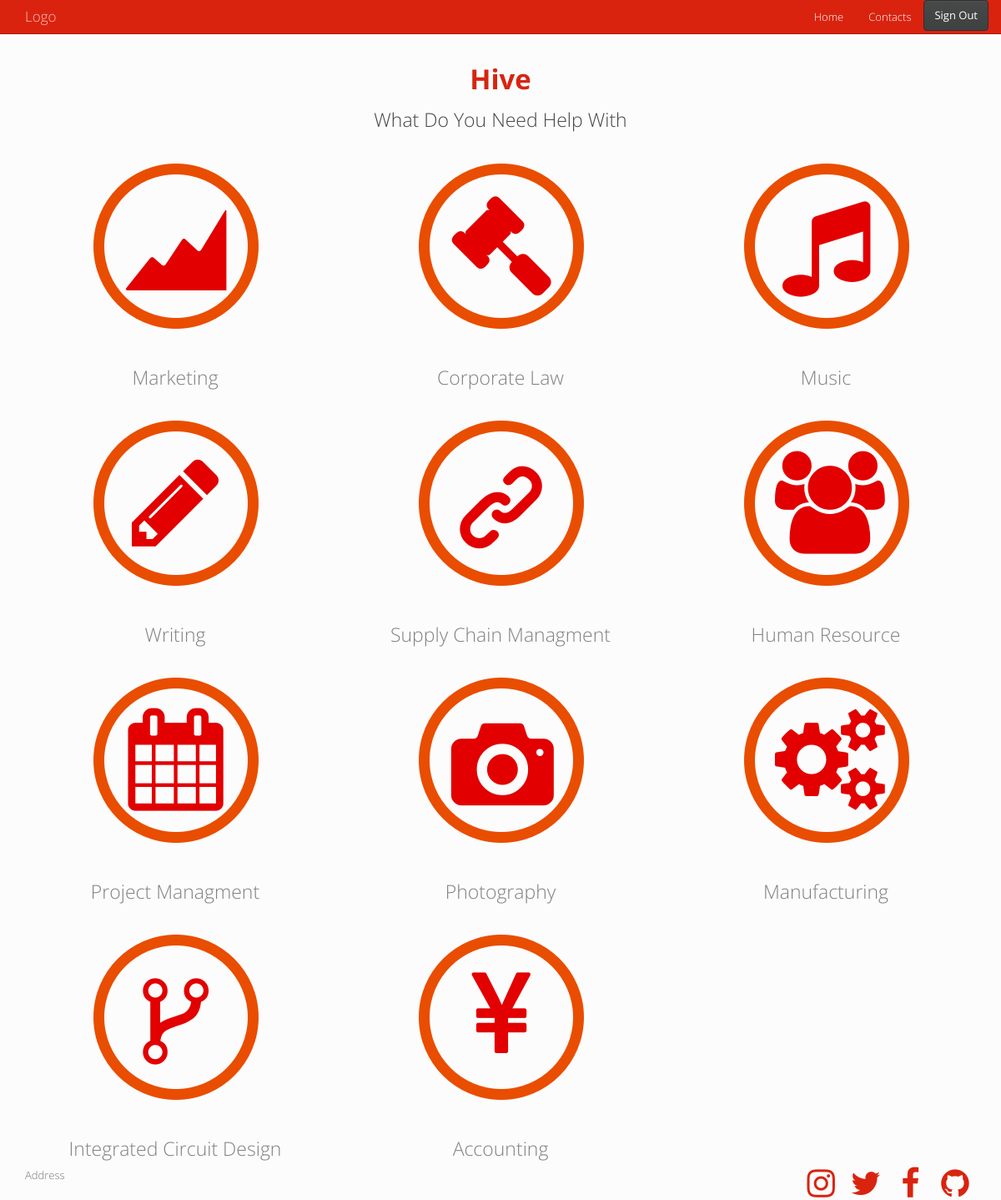
/php/hive.php (signed in), run on the app's committed database.
### tables this page shows
CREATE TABLE IF NOT EXISTS `skills` (
  `ID` int(11) NOT NULL,
  `skillName` varchar(50) NOT NULL,
  `skillInfo` text NOT NULL
);

### php/hive.php (the view, shortened to what this page needs)
<?php
    $conn = new mysqli(DB_HOST, DB_USER, DB_PASS, DB_NAME);
    if ($conn->connect_error) {
        header("Location: index.php");
        echo $error = "Connection failed: " . $conn->connect_error;
    } else {
        $sql = "SELECT * FROM skills WHERE ID NOT IN (SELECT skillsID FROM profileskills WHERE profileID = ".$_SESSION['userID'].")";
        $result = $conn->query($sql);
    }
?>
<html><head>
        <link href="http://cdnjs.cloudflare.com/ajax/libs/font-awesome/4.3.0/css/font-awesome.min.css" rel="stylesheet" type="text/css">
    <link rel="stylesheet" href="bootstrap.min.css"></head><body>
        <div class="navbar navbar-default navbar-inverse navbar-static-top"><div class="container"><div class="navbar-header"><a class="navbar-brand" href="#"><span>Logo</span></a></div><div class="collapse navbar-collapse" id="navbar-ex-collapse"><a class="btn btn-default navbar-right">Sign Out</a><ul class="nav navbar-nav navbar-right"><li class="active"><a href="#">Home</a></li><li class="active"><a href="#">Contacts</a></li></ul></div></div></div><div class="section">
            <div class="container">
                <div class="row">
                    <div class="col-md-12">
                        <h1 class="text-center text-primary"><b>Hive</b></h1><h3 class="text-center">What Do You Need Help With</h3>
                    </div>
                </div>
                <?php
                    $counter = 3;
                    echo '<div class="row">
                            <div class="col-md-4">';
                    while($row = $result->fetch_assoc()) {
                        echo '<a href="skillPage.php?skill='.$row["ID"].'"><img src="assets/'.$row["ID"].'.png" class="center-block img-responsive"></a>';
                        echo '<h3 class="text-center text-muted">'.$row["skillName"].'</h3>';
                        $counter--;
                        if($counter == 0) {
                            echo '</div></div><div class="row"><div class="col-md-4">';
                        } else {
                            echo '</div>
                                <div class="col-md-4">';
                        }
                    }
                    echo '</div></div>';
                ?>
        </div><footer class="section section-primary"> <div class="container"> <div class="row"> <div class="col-sm-6">  <p>Address</p></div><div class="col-sm-6"> <div class="row"> <div class="col-md-12 hidden-xs text-right"> <a href="#"><i class="fa fa-3x fa-fw fa-instagram text-inverse"></i></a> <a href="#"><i class="fa fa-3x fa-fw fa-twitter text-inverse"></i></a> <a href="#"><i class="fa fa-3x fa-fw fa-facebook text-inverse"></i></a> <a href="#"><i class="fa fa-3x fa-fw fa-github text-inverse"></i></a> </div></div></div></div></div></footer>
</body></html>

### data on the page
skills: shows a picture, skillName "Marketing"
skills: shows a picture, skillName "Corporate Law"
skills: shows a picture, skillName "Music"
skills: shows a picture, skillName "Writing"
skills: shows a picture, skillName "Supply Chain Managment"
skills: shows a picture, skillName "Human Resource"
skills: shows a picture, skillName "Project Managment"
skills: shows a picture, skillName "Photography"
skills: shows a picture, skillName "Manufacturing"
skills: shows a picture, skillName "Integrated Circuit Design"
skills: shows a picture, skillName "Accounting"
